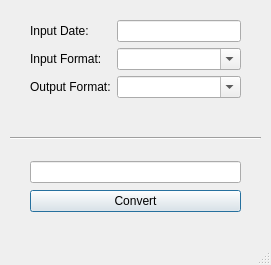
<?xml version="1.0" encoding="UTF-8"?>
<ui version="4.0">
 <class>MainWindow</class>
 <widget class="QMainWindow" name="MainWindow">
  <property name="geometry">
   <rect>
    <x>0</x>
    <y>0</y>
    <width>271</width>
    <height>265</height>
   </rect>
  </property>
  <property name="windowTitle">
   <string>Date Converter</string>
  </property>
  <widget class="QWidget" name="centralwidget">
   <widget class="QWidget" name="formLayoutWidget">
    <property name="geometry">
     <rect>
      <x>20</x>
      <y>10</y>
      <width>231</width>
      <height>113</height>
     </rect>
    </property>
    <layout class="QFormLayout" name="conversionFormLayout">
     <property name="formAlignment">
      <set>Qt::AlignRight|Qt::AlignTop|Qt::AlignTrailing</set>
     </property>
     <property name="leftMargin">
      <number>10</number>
     </property>
     <property name="topMargin">
      <number>10</number>
     </property>
     <property name="rightMargin">
      <number>10</number>
     </property>
     <property name="bottomMargin">
      <number>10</number>
     </property>
     <item row="0" column="0">
      <widget class="QLabel" name="inputDateLabel">
       <property name="text">
        <string>Input Date:</string>
       </property>
      </widget>
     </item>
     <item row="0" column="1">
      <widget class="QLineEdit" name="inputDateLineEdit">
       <property name="maxLength">
        <number>10</number>
       </property>
      </widget>
     </item>
     <item row="1" column="0">
      <widget class="QLabel" name="inputFormatLabel">
       <property name="text">
        <string>Input Format:</string>
       </property>
      </widget>
     </item>
     <item row="1" column="1">
      <widget class="QComboBox" name="inputFormatComboBox">
       <property name="editable">
        <bool>true</bool>
       </property>
      </widget>
     </item>
     <item row="2" column="0">
      <widget class="QLabel" name="outputFormatLabel">
       <property name="text">
        <string>Output Format:</string>
       </property>
      </widget>
     </item>
     <item row="2" column="1">
      <widget class="QComboBox" name="outputFormatComboBox">
       <property name="editable">
        <bool>true</bool>
       </property>
      </widget>
     </item>
    </layout>
   </widget>
   <widget class="QWidget" name="verticalLayoutWidget">
    <property name="geometry">
     <rect>
      <x>20</x>
      <y>150</y>
      <width>231</width>
      <height>73</height>
     </rect>
    </property>
    <layout class="QVBoxLayout" name="verticalLayout">
     <property name="leftMargin">
      <number>10</number>
     </property>
     <property name="topMargin">
      <number>10</number>
     </property>
     <property name="rightMargin">
      <number>10</number>
     </property>
     <property name="bottomMargin">
      <number>10</number>
     </property>
     <item>
      <widget class="QLineEdit" name="outputDate">
       <property name="maxLength">
        <number>10</number>
       </property>
       <property name="alignment">
        <set>Qt::AlignCenter</set>
       </property>
       <property name="readOnly">
        <bool>true</bool>
       </property>
      </widget>
     </item>
     <item>
      <widget class="QPushButton" name="convertButton">
       <property name="text">
        <string>Convert</string>
       </property>
       <property name="shortcut">
        <string>Return</string>
       </property>
       <property name="autoDefault">
        <bool>true</bool>
       </property>
       <property name="default">
        <bool>true</bool>
       </property>
      </widget>
     </item>
    </layout>
   </widget>
   <widget class="Line" name="line">
    <property name="geometry">
     <rect>
      <x>10</x>
      <y>130</y>
      <width>251</width>
      <height>16</height>
     </rect>
    </property>
    <property name="orientation">
     <enum>Qt::Horizontal</enum>
    </property>
   </widget>
  </widget>
  <widget class="QStatusBar" name="statusbar"/>
 </widget>
 <resources/>
 <connections/>
</ui>
